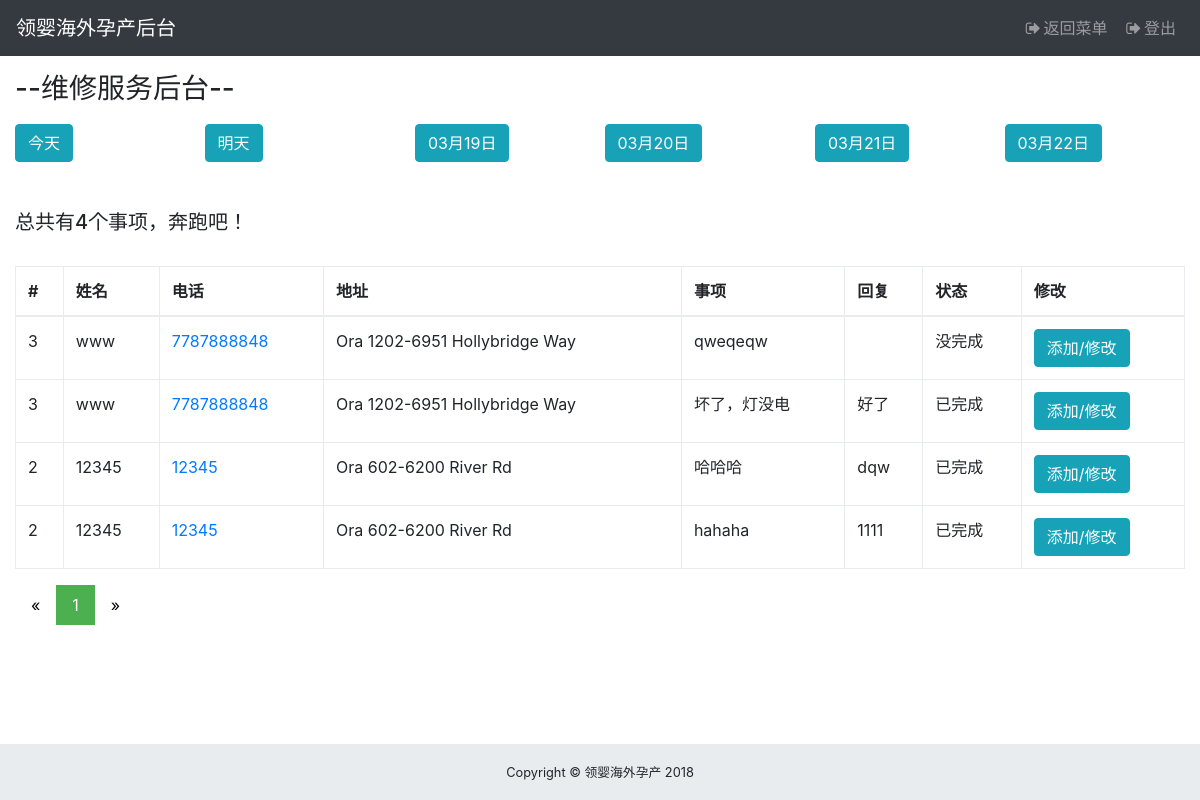
/admin/admin_repair.php?pageType=summary (signed in), run on the app's committed database.
### tables this page shows
CREATE TABLE `users` (
  `uid` int(5) NOT NULL,
  `username` varchar(10) NOT NULL,
  `phone` bigint(50) NOT NULL,
  `email` varchar(50) NOT NULL,
  `password` varchar(100) NOT NULL,
  `weChat` varchar(50) NOT NULL,
  `timeDeliver` varchar(50) NOT NULL,
  `create_time` date NOT NULL,
  `role` varchar(10) DEFAULT NULL,
  `salt` varchar(6) NOT NULL,
  `address` varchar(100) DEFAULT NULL,
  `flight` int(5) DEFAULT '1',
  `flightTotal` int(10) DEFAULT '0',
  `special_medical` int(5) DEFAULT '0',
  `special_medicalTotal` int(10) DEFAULT '0',
  `pickup` int(5) DEFAULT NULL,
  `pickupTotal` int(20) DEFAULT NULL,
  `medicals` int(5) DEFAULT NULL,
  `medicalsTotal` int(20) DEFAULT NULL,
  `isActive` int(2) DEFAULT NULL
);

CREATE TABLE `repair_service` (
  `rid` int(10) NOT NULL,
  `user` varchar(10) NOT NULL,
  `serviceToken` varchar(10) NOT NULL,
  `time` datetime NOT NULL,
  `repairNote` varchar(100) NOT NULL,
  `replyNote` varchar(100) DEFAULT NULL,
  `finish` int(2) DEFAULT '0'
);

### admin/model/admin.repair.php (the view, shortened to what this page needs)
<?php if(!defined('In_System')) exit("Access Denied");
Class Repair{
    public $time = "";
    public function summary(){
        $query="SELECT users.uid,users.username,users.phone, users.address, repair_service.serviceToken, repair_service.repairNote, repair_service.replyNote, repair_service.finish FROM repair_service INNER JOIN users ON users.salt=repair_service.user ORDER BY repair_service.rid DESC";
        $this->time = "总";
        $this->showResult($query,"select count(*) from repair_service INNER JOIN users ON users.salt=repair_service.user");
    }
    public function showResult($query,$totalQuery) {
        $pageString="";
        $tableString ="<br/>
        <div class=\"table-responsive\">
        <table class=\"table table-bordered\">
        <thead>
        <tr>
            <th>#</th>
            <th>姓名</th>
            <th>电话</th>
            <th>地址</th>
            <th>事项</th>
            <th>回复</th>
            <th>状态</th>
            <th>修改</th>
        </tr>
        </thead>
        <tbody>
        ";
        global $mysqli;
        $limit      = ( isset( $_GET['limit'] ) ) ? $_GET['limit'] : 10;
        $page       = ( isset( $_GET['page'] ) ) ? $_GET['page'] : 1;
        $links      = ( isset( $_GET['links'] ) ) ? $_GET['links'] : 3;
        $Paginator  = new Paginator( $mysqli, $query);
        $result    = $Paginator->getData( $limit, $page);
        $rs = $mysqli->query( $totalQuery );
        $row = $rs->fetch_assoc();
        $total=$row['count(*)'];
        if(sizeof($result->data) > 0){
            foreach($result->data as $Summary){
                $isFinish = $Summary['finish'];
                    if ($isFinish == 0){
                        $finish = "没完成";
                    }else{
                        $finish = "已完成";
                    }
                $row = "
                <form action=\"./admin_repair_edit.php\" method=\"post\">
                    <input type=\"hidden\" name=\"serviceToken\" value=".$Summary['serviceToken'].">
                    <tr>
                        <td>".$Summary['uid']."</td>
                        <td>".$Summary['username']."</td>
                        <td><a href=\"tel:".$Summary['phone']."\">".$Summary['phone']."</a></td>
                        <td>".$Summary['address']."</td>
                        <td>".$Summary['repairNote']."</td>
                        <td>".$Summary['replyNote']."</td>
                        <td>".$finish."</td>
                        <td><button tyle=\"submit\" class=\"btn btn-info\" name=\"repair_edit\">添加/修改</button></td>
                    </tr>
                </form>
            ";
            $tableString=$tableString.$row;
            }
            $tableString=$tableString.
            "</tbody>
            </table>
            </div>";
            $pageType = $_GET['pageType'];
             echo sprintf( "<br/><h5>%s共有%d个事项，奔跑吧！</h5>",$this->time, $total);
             $pageString=$Paginator->createLinks($pageType,$links, 'pagination pagination-sm');
            }else{
            $tableString=$tableString."</table></div>";
        }
        echo $tableString;
        echo $pageString;
    }
}
?>

### css/sb-admin.css (style rules this page uses)
html { position: relative; min-height: 100%; }
body { overflow-x: hidden; }

### data on the page
users: uid "3 3", username "www www", phone "7787888848 7787888848", address "Ora 1202-6951 Hollybridge Way Ora 1202-6951 Hollybridge Way"
repair_service: repairNote "qweqeqw", finish "没完成"
repair_service: repairNote "坏了，灯没电", replyNote "好了", finish "已完成"
users: uid "2 2", username "12345 12345", phone "12345 12345", address "Ora 602-6200 River Rd Ora 602-6200 River Rd"
repair_service: repairNote "哈哈哈", replyNote "dqw", finish "已完成"
repair_service: repairNote "hahaha", replyNote "1111", finish "已完成"

### other printed values
$date->format('m月d日') "03月19日"
$date->format('m月d日') "03月20日"
$date->format('m月d日') "03月21日"
$date->format('m月d日') "03月22日"
$this->time "总"
$total "4"
